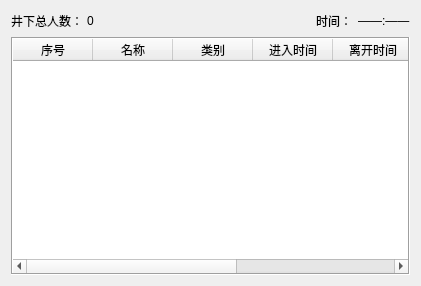
<?xml version="1.0" encoding="UTF-8"?>
<ui version="4.0">
 <class>realpeoplewidget</class>
 <widget class="QWidget" name="realpeoplewidget">
  <property name="geometry">
   <rect>
    <x>0</x>
    <y>0</y>
    <width>421</width>
    <height>286</height>
   </rect>
  </property>
  <property name="minimumSize">
   <size>
    <width>421</width>
    <height>286</height>
   </size>
  </property>
  <property name="maximumSize">
   <size>
    <width>421</width>
    <height>286</height>
   </size>
  </property>
  <property name="windowTitle">
   <string>井下实时人员</string>
  </property>
  <layout class="QGridLayout" name="gridLayout">
   <item row="0" column="0">
    <layout class="QVBoxLayout" name="verticalLayout">
     <item>
      <layout class="QHBoxLayout" name="horizontalLayout_3">
       <item>
        <layout class="QHBoxLayout" name="horizontalLayout">
         <item>
          <widget class="QLabel" name="label">
           <property name="maximumSize">
            <size>
             <width>70</width>
             <height>16777215</height>
            </size>
           </property>
           <property name="text">
            <string>井下总人数：</string>
           </property>
          </widget>
         </item>
         <item>
          <widget class="QLabel" name="peopleCountLabel">
           <property name="text">
            <string>0</string>
           </property>
          </widget>
         </item>
        </layout>
       </item>
       <item>
        <layout class="QHBoxLayout" name="horizontalLayout_2">
         <item>
          <spacer name="horizontalSpacer">
           <property name="orientation">
            <enum>Qt::Horizontal</enum>
           </property>
           <property name="sizeHint" stdset="0">
            <size>
             <width>40</width>
             <height>20</height>
            </size>
           </property>
          </spacer>
         </item>
         <item>
          <widget class="QLabel" name="label_3">
           <property name="text">
            <string>时间：</string>
           </property>
          </widget>
         </item>
         <item>
          <widget class="QLabel" name="timeLabel">
           <property name="text">
            <string>——:——</string>
           </property>
          </widget>
         </item>
        </layout>
       </item>
      </layout>
     </item>
     <item>
      <widget class="QTableWidget" name="peopleTableWidget">
       <property name="frameShape">
        <enum>QFrame::Box</enum>
       </property>
       <property name="editTriggers">
        <set>QAbstractItemView::NoEditTriggers</set>
       </property>
       <property name="selectionMode">
        <enum>QAbstractItemView::SingleSelection</enum>
       </property>
       <property name="selectionBehavior">
        <enum>QAbstractItemView::SelectRows</enum>
       </property>
       <property name="gridStyle">
        <enum>Qt::SolidLine</enum>
       </property>
       <attribute name="horizontalHeaderVisible">
        <bool>true</bool>
       </attribute>
       <attribute name="horizontalHeaderCascadingSectionResizes">
        <bool>false</bool>
       </attribute>
       <attribute name="horizontalHeaderDefaultSectionSize">
        <number>80</number>
       </attribute>
       <attribute name="horizontalHeaderMinimumSectionSize">
        <number>21</number>
       </attribute>
       <attribute name="horizontalHeaderStretchLastSection">
        <bool>true</bool>
       </attribute>
       <attribute name="verticalHeaderVisible">
        <bool>false</bool>
       </attribute>
       <attribute name="verticalHeaderDefaultSectionSize">
        <number>30</number>
       </attribute>
       <attribute name="verticalHeaderHighlightSections">
        <bool>true</bool>
       </attribute>
       <attribute name="verticalHeaderMinimumSectionSize">
        <number>21</number>
       </attribute>
       <attribute name="verticalHeaderStretchLastSection">
        <bool>true</bool>
       </attribute>
       <column>
        <property name="text">
         <string>序号</string>
        </property>
       </column>
       <column>
        <property name="text">
         <string>名称</string>
        </property>
       </column>
       <column>
        <property name="text">
         <string>类别</string>
        </property>
       </column>
       <column>
        <property name="text">
         <string>进入时间</string>
        </property>
       </column>
       <column>
        <property name="text">
         <string>离开时间</string>
        </property>
       </column>
       <column>
        <property name="text">
         <string>基站号</string>
        </property>
       </column>
       <column>
        <property name="text">
         <string>卡号</string>
        </property>
       </column>
      </widget>
     </item>
    </layout>
   </item>
  </layout>
 </widget>
 <resources/>
 <connections/>
 <slots>
  <slot>slotDoubleClick(QModelIndex)</slot>
 </slots>
</ui>
